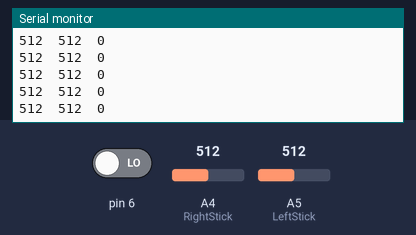
Recording of a sketch running on a simulated Arduino Uno, built with avr-gcc and run on an emulated ATmega328P. On the bench: the last lines printed to the serial monitor. The test bench sets the inputs (shaded band); at power-on: A4 (RightStick) = 512, pin 6 LOW, A5 (LeftStick) = 512. No radio packets arrive unless stated.

Above: at 1.2 s.
1.3 s: A4 (RightStick) set to 108
At 2.3 s:
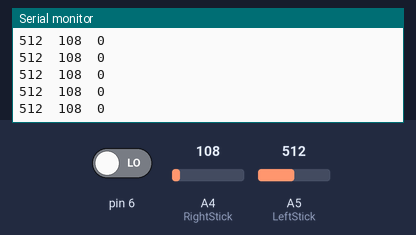
2.8 s: A4 (RightStick) set to 88
At 3.3 s:
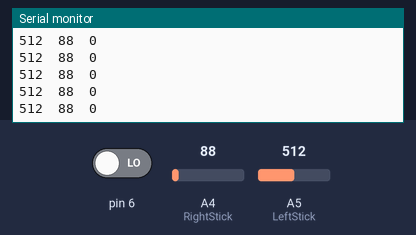
5.8 s: A4 (RightStick) set to 11
At 6.6 s:
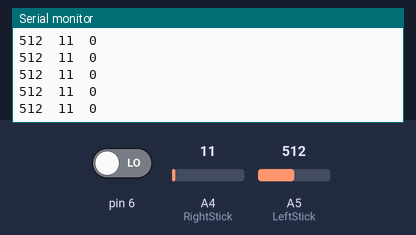
7.3 s: A4 (RightStick) set to 8
At 8.0 s:
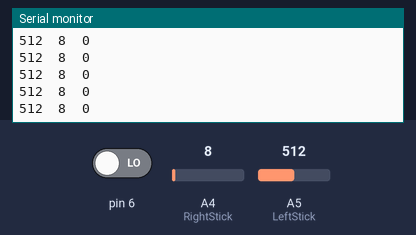
Timing chart, 0 to 10.3 s (numbered marks = the images above; inputs shaded):
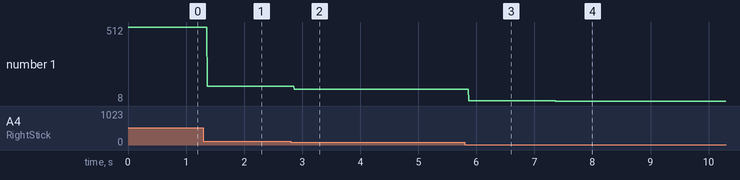

The sketch:

remote.ino
```cpp
#include <SPI.h>  // Подключаем библиотеку для работы с SPI-интерфейсом
 #include <nRF24L01.h> // Подключаем файл конфигурации из библиотеки RF24
#include <RF24.h> // Подключаем библиотеку для работа для работы с модулем NRF24L01
#define PIN_CE  2  // Номер пина Arduino, к которому подключен вывод CE радиомодуля
#define PIN_CSN 3 // Номер пина Arduino, к которому подключен вывод CSN радиомодуля
#define LeftStick  A5
#define RightStick A4
#define RightButton 6
RF24 radio(PIN_CE, PIN_CSN); // Создаём объект radio с указанием выводов CE и CSN

int pultValues[3]; // Создаём массив для передачи значений потенциометра

void setup() {
  radio.begin();  // Инициализация модуля NRF24L01
  radio.setChannel(44); // Обмен данными будет вестись на пятом канале (2,405 ГГц)
  radio.setDataRate (RF24_1MBPS); // Скорость обмена данными 1 Мбит/сек
  radio.setPALevel(RF24_PA_HIGH); // Выбираем высокую мощность передатчика (-6dBm)
  radio.openWritingPipe(0x787);
  Serial.begin(9600);
}

void loop() {
  pultValues[0] = analogRead(LeftStick);//Считываем показания левого стика
  pultValues[1] = analogRead(RightStick);//Считываем показания правого стика
  pultValues[2] = digitalRead(6); //Считываем показания правой кнопки
  Serial.print(pultValues[0]);
  Serial.print("\t");
  Serial.print(pultValues[1]);
  Serial.print("\t");
  Serial.print(pultValues[2]);
  Serial.print("\n");
  radio.write(pultValues, 6); // Отправляем считанные показания по радиоканалу
}
```

Measured:
- after the input at 1.3 s, the serial monitor: prints a new line after 0.07 s (image 1)
- after the input at 2.8 s, the serial monitor: prints a new line after 0.07 s (image 2)
- after the input at 5.8 s, the serial monitor: prints a new line after 0.07 s (image 3)
- after the input at 7.3 s, the serial monitor: prints a new line after 0.07 s (image 4)
- plotted number 1: 512 → 108 after the input at 1.3 s, 108 → 88 after the input at 2.8 s, 88 → 11 after the input at 5.8 s, 11 → 8 after the input at 7.3 s
